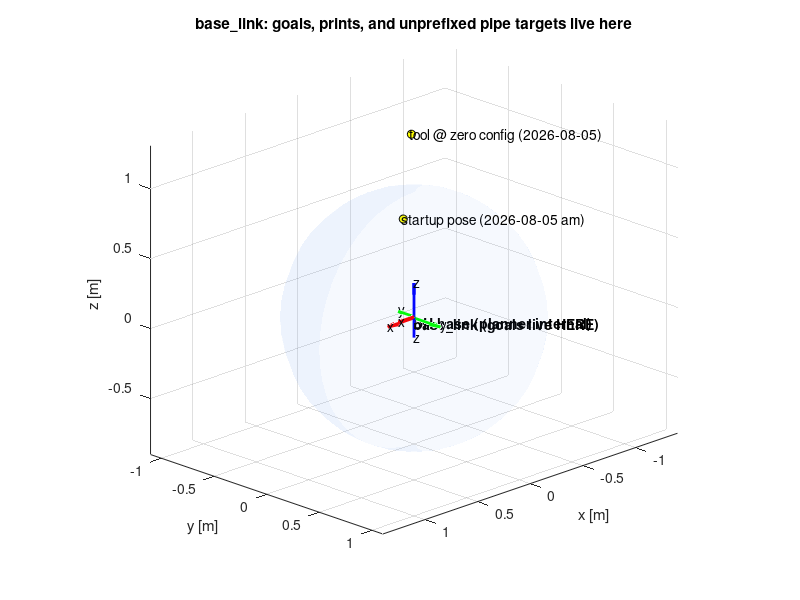

Here is the MATLAB script that generated this plot:
% show_frames.m — the coordinate frames of the Stage 2 pipeline, drawn in
% base_link: the frame goal.yaml, the controller prints, and pipe targets
% still use. This is a base_link-only diagram and deliberately stays that
% way; for the mounted pair and the world frame use show_dual_arm_frames.
%
% base_link is NOT the world frame. Since 2026-08-05 the model has a real
% `world` root at the midpoint of the two arm bases, and a pipe target may
% declare its frame ("WORLD x y z" or "BASE x y z", no prefix meaning
% base_link) — see docs/decisions/custom-urdf.md. Everything drawn here is
% base_link, so a WORLD target will NOT appear where these axes suggest.
% Run:  show_frames
function show_frames()
    figure('Name', 'HumanSL frames (right arm, base_link)'); hold on; grid on;

    % base_link: the working frame. Origin = right-arm base. z up.
    draw_triad(eye(3), [0 0 0], 0.25, 'base\_link (goals live HERE)');

    % Planner's DH base frame (Kinova Table 94): 180 deg about x wrt
    % base_link — y and z sign-flip. Drawn slightly offset so both triads
    % are visible; physically they share the origin.
    Rx180 = [1 0 0; 0 -1 0; 0 0 -1];
    draw_triad(Rx180, [0.02 0.02 0.02], 0.15, 'DH base (planner internal)');

    % Reference points, metres, base_link — measured 2026-08-05. These are
    % recorded MEASUREMENTS, not targets, so they stay as literals; they are
    % labelled with the date so a stale one is obvious.
    pts = [ 0.0    -0.0246  1.3073;   % tool at zero configuration
            0.0826 -0.0195  0.7236];  % measured startup pose, 2026-08-05 am
    labels = {'tool @ zero config (2026-08-05)', 'startup pose (2026-08-05 am)'};
    for i = 1:size(pts,1)
        plot3(pts(i,1), pts(i,2), pts(i,3), 'ko', 'MarkerFaceColor', 'y');
        text(pts(i,1)+0.02, pts(i,2), pts(i,3), labels{i});
    end

    % The goal is READ from goal.yaml, never hardcoded here: a copy in this
    % script goes stale the moment the file changes, and a stale goal drawn
    % as if current is worse than no goal at all. The file declares its own
    % frame, so convert to base_link when it is not already base_link.
    scriptDir = fileparts(mfilename('fullpath'));
    repo = fileparts(fileparts(fileparts(scriptDir)));
    goalFile = fullfile(repo, 'Christian_control', 'planner_bridge', ...
                        'config', 'goal.yaml');
    mountFile = fullfile(scriptDir, '..', 'config', 'dual_arm_mounting.yaml');
    [goal, goalFrame] = read_goal(goalFile, mountFile);
    if ~isempty(goal)
        plot3(goal(1), goal(2), goal(3), 'rp', 'MarkerSize', 14, 'MarkerFaceColor', 'r');
        text(goal(1)+0.02, goal(2), goal(3), ...
             sprintf('goal.yaml (declared %s)', goalFrame));
        fprintf('goal.yaml declares frame %s; drawn here in base_link as [%.4f %.4f %.4f]\n', ...
                goalFrame, goal(1), goal(2), goal(3));
    end

    % Reach envelope, to eyeball feasibility: ~0.9 m sphere about base_link.
    [sx, sy, sz] = sphere(24);
    surf(0.9*sx, 0.9*sy, 0.9*sz, 'FaceAlpha', 0.05, ...
         'EdgeAlpha', 0.1, 'FaceColor', [0.3 0.5 0.9]);

    xlabel('x [m]'); ylabel('y [m]'); zlabel('z [m]');
    axis equal; view(135, 20);
    title('base\_link: goals, prints, and unprefixed pipe targets live here');
end

% Reads `goal:` and its `frame:` from goal.yaml, returning the point in
% base_link. Mirrors the bridge: an omitted frame means the compiled
% config::kReferenceFrame, which is world.
function [goal_base, frameName] = read_goal(goalFile, mountFile)
    goal_base = []; frameName = 'world';
    if ~isfile(goalFile), return, end
    txt = string(fileread(goalFile));
    lines = splitlines(txt);
    nums = [];
    for k = 1:numel(lines)
        line = extractBefore(lines(k) + "#", "#");     % strip comments
        if contains(line, "frame:")
            frameName = char(strtrim(extractAfter(line, "frame:")));
        elseif contains(line, "goal:")
            nums = sscanf(char(extractAfter(line, "goal:")), '[%f, %f, %f]');
        end
    end
    if numel(nums) ~= 3, return, end
    goal = nums(:);
    switch frameName
        case 'right_base'
            goal_base = goal;
        case {'world', 'left_base'}
            % T_world_rightbase from the mounting file — the same source of
            % truth the URDF is built from, so this cannot drift from it.
            sep = read_scalar(mountFile, 'base_separation_m');
            tilt = read_scalar(mountFile, 'mount_tilt_rad');
            Rr = rot_x(tilt);  tr = [0; -sep/2; 0];
            if strcmp(frameName, 'left_base')
                Rl = rot_x(-tilt); tl = [0; sep/2; 0];
                goal = Rl * goal + tl;                 % left_base -> world
            end
            goal_base = Rr' * (goal - tr);             % world -> right_base
        otherwise
            error('unknown frame ''%s'' in %s', frameName, goalFile);
    end
end

function R = rot_x(a)
    R = [1 0 0; 0 cos(a) -sin(a); 0 sin(a) cos(a)];
end

function value = read_scalar(path, key)
    lines = splitlines(string(fileread(path)));
    for k = 1:numel(lines)
        line = extractBefore(lines(k) + "#", "#");
        parts = split(line, ":");
        if numel(parts) >= 2 && strtrim(parts(1)) == key
            value = str2double(strtrim(parts(2)));
            return
        end
    end
    error('no key ''%s'' in %s', key, path);
end

function draw_triad(R, o, len, name)
    c = {'r', 'g', 'b'};                 % x red, y green, z blue
    ax = {'x', 'y', 'z'};
    for k = 1:3
        v = R(:,k) * len;
        quiver3(o(1), o(2), o(3), v(1), v(2), v(3), 0, c{k}, 'LineWidth', 2);
        text(o(1)+v(1), o(2)+v(2), o(3)+v(3), ax{k});
    end
    text(o(1), o(2), o(3)-0.05, name, 'FontWeight', 'bold');
end
